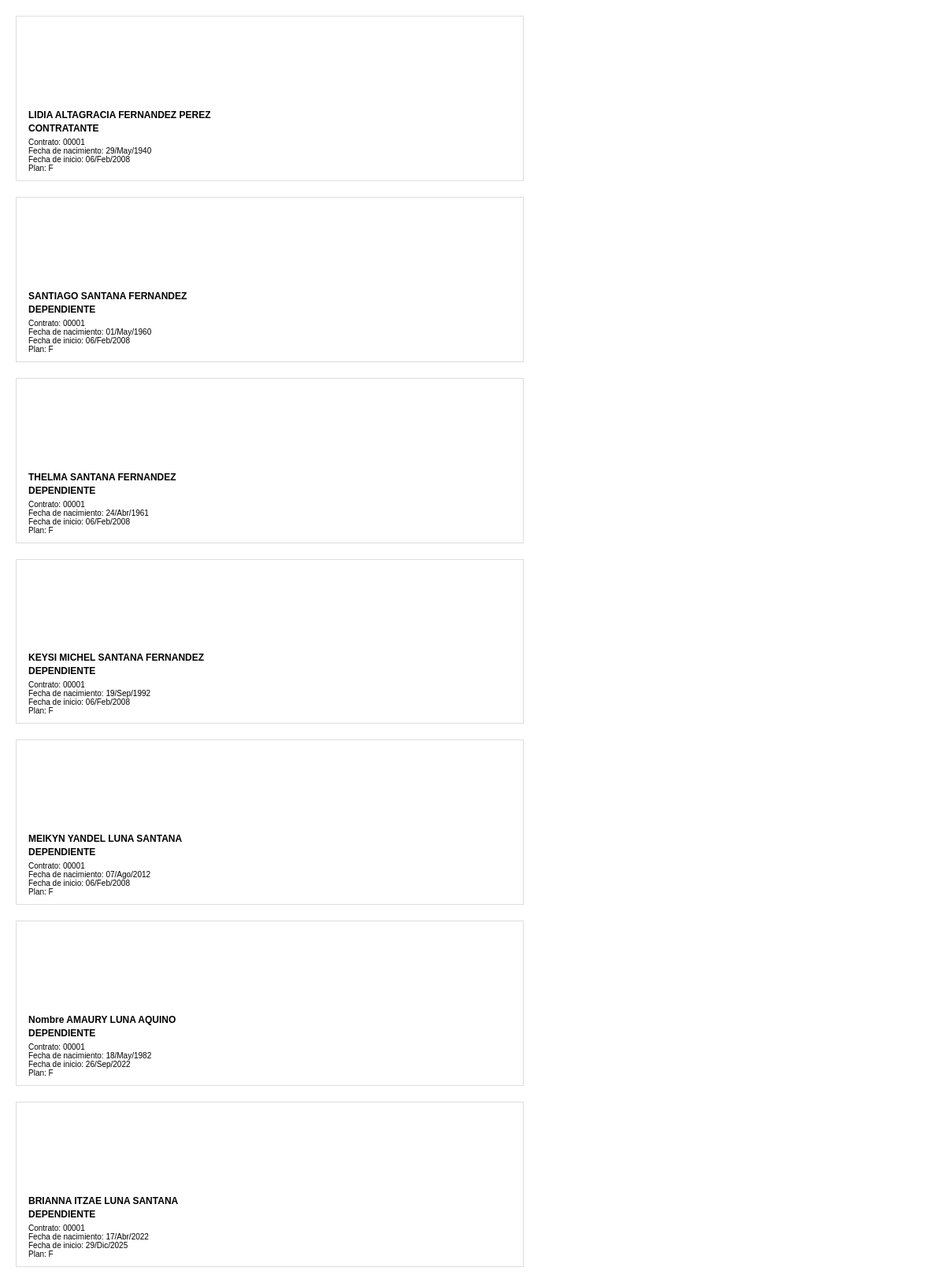
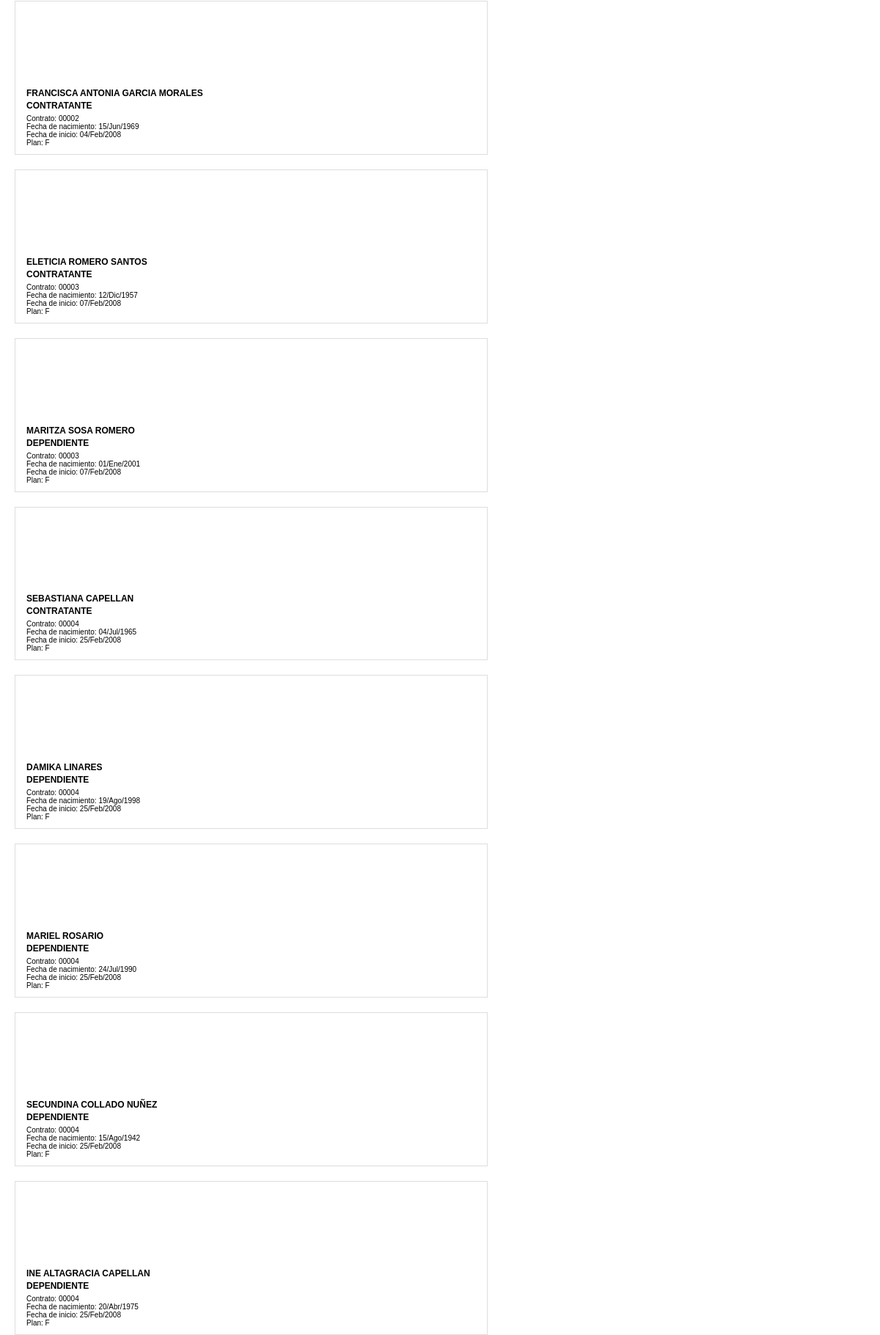
The app's page /imprimir_carnets.php (upper part) with its own data (2 pictures, top to bottom).
### tables this page shows
CREATE TABLE `contratos` (
  `id` int(11) NOT NULL,
  `numero_contrato` varchar(20) DEFAULT NULL,
  `cliente_id` int(11) NOT NULL,
  `plan_id` int(11) NOT NULL,
  `fecha_inicio` date NOT NULL,
  `fecha_fin` date DEFAULT NULL,
  `monto_mensual` decimal(10,2) NOT NULL,
  `monto_total` decimal(10,2) NOT NULL,
  `dia_cobro` int(11) NOT NULL,
  `estado` enum('activo','cancelado','suspendido') DEFAULT 'activo',
  `vendedor_id` int(11) DEFAULT NULL,
  `notas` text DEFAULT NULL,
  `created_at` timestamp NOT NULL DEFAULT current_timestamp(),
  `updated_at` timestamp NOT NULL DEFAULT current_timestamp() ON UPDATE current_timestamp()
);

CREATE TABLE `clientes` (
  `id` int(11) NOT NULL,
  `codigo` varchar(5) NOT NULL,
  `nombre` varchar(100) NOT NULL,
  `apellidos` varchar(100) NOT NULL,
  `cedula` varchar(13) NOT NULL,
  `telefono1` varchar(15) NOT NULL,
  `telefono2` varchar(15) DEFAULT NULL,
  `telefono3` varchar(15) DEFAULT NULL,
  `direccion` text NOT NULL,
  `email` varchar(100) NOT NULL,
  `fecha_nacimiento` date DEFAULT NULL,
  `fecha_registro` datetime NOT NULL,
  `estado` enum('activo','inactivo','suspendido') DEFAULT 'activo',
  `cobrador_id` int(11) NOT NULL,
  `vendedor_id` int(11) NOT NULL,
  `notas` text DEFAULT NULL,
  `created_at` timestamp NOT NULL DEFAULT current_timestamp(),
  `updated_at` timestamp NOT NULL DEFAULT current_timestamp() ON UPDATE current_timestamp()
);

CREATE TABLE `planes` (
  `id` int(11) NOT NULL,
  `codigo` varchar(20) DEFAULT NULL,
  `nombre` varchar(100) NOT NULL,
  `descripcion` text DEFAULT NULL,
  `precio_base` decimal(10,2) NOT NULL,
  `cobertura_maxima` decimal(10,2) DEFAULT NULL,
  `edad_minima` int(11) DEFAULT NULL,
  `edad_maxima` int(11) DEFAULT NULL,
  `periodo_carencia` int(11) DEFAULT NULL,
  `estado` enum('activo','inactivo') DEFAULT 'activo',
  `created_at` timestamp NOT NULL DEFAULT current_timestamp(),
  `updated_at` timestamp NOT NULL DEFAULT current_timestamp() ON UPDATE current_timestamp()
);

CREATE TABLE `dependientes` (
  `id` int(11) NOT NULL,
  `contrato_id` int(11) NOT NULL,
  `nombre` varchar(100) NOT NULL,
  `apellidos` varchar(100) NOT NULL,
  `relacion` varchar(50) NOT NULL,
  `fecha_nacimiento` date NOT NULL,
  `identificacion` varchar(20) NOT NULL,
  `telefono` varchar(15) DEFAULT NULL,
  `fecha_registro` date NOT NULL,
  `email` varchar(100) DEFAULT NULL,
  `plan_id` int(11) NOT NULL,
  `estado` enum('activo','inactivo') DEFAULT 'activo',
  `created_at` timestamp NOT NULL DEFAULT current_timestamp(),
  `updated_at` timestamp NOT NULL DEFAULT current_timestamp() ON UPDATE current_timestamp()
);

### imprimir_carnets.php (the view, shortened to what this page needs)
<?php
$servername = "localhost";
$username = "xygfyvca_disen";
$password = "*Camil7172*";
$dbname = "xygfyvca_disen";
$conn = new mysqli($servername, $username, $password, $dbname);
$search_query = isset($_GET['search']) ? $_GET['search'] : '';
$modo = isset($_GET['modo']) ? $_GET['modo'] : 'todos';
$selected_ids = [];
$sql_base = "
    SELECT
        c.id as contrato_id,
        c.numero_contrato,
        c.fecha_inicio,
        cl.id as cliente_id,
        cl.nombre as cliente_nombre,
        cl.apellidos as cliente_apellidos,
        cl.cedula,
        cl.codigo as cliente_codigo,
        cl.fecha_nacimiento as cliente_fecha_nacimiento,
        p.nombre as plan_nombre,
        d.id as dependiente_id,
        d.nombre as dependiente_nombre,
        d.apellidos as dependiente_apellidos,
        d.identificacion as dependiente_cedula,
        d.fecha_nacimiento as dependiente_fecha_nacimiento,
        d.fecha_registro as dependiente_fecha_registro
    FROM contratos c
    JOIN clientes cl ON c.cliente_id = cl.id
    JOIN planes p ON c.plan_id = p.id
    LEFT JOIN dependientes d ON c.id = d.contrato_id AND d.estado = 'activo'
    WHERE c.estado = 'activo'
";
if ($modo === 'todos') {
    $sql = $sql_base . " AND (c.numero_contrato LIKE ? OR cl.nombre LIKE ? OR cl.apellidos LIKE ? OR d.nombre LIKE ? OR d.apellidos LIKE ?)";
    $stmt = $conn->prepare($sql);
    $search_param = "%$search_query%";
    $stmt->bind_param("sssss", $search_param, $search_param, $search_param, $search_param, $search_param);
}
if (!$stmt->execute()) {
    die("Error al ejecutar la consulta: " . $stmt->error);
}
$result = $stmt->get_result();
$registros = $result->fetch_all(MYSQLI_ASSOC);
$carnets = [];
foreach ($registros as $row) {
    $contrato_id = $row['contrato_id'];
    $incluir_titular = $modo === 'todos' || in_array('T_' . $row['contrato_id'], $selected_ids);
    $incluir_dependiente = $row['dependiente_id'] && ($modo === 'todos' || in_array('D_' . $row['dependiente_id'], $selected_ids));
    if ($incluir_titular && !isset($carnets[$contrato_id])) {
        $carnets[$contrato_id] = [
            'titular' => $row,
            'dependientes' => []
        ];
    }
    if ($incluir_dependiente) {
        $carnets[$contrato_id]['dependientes'][] = $row;
    }
}
function formatearFecha($fecha) {
    $meses_es = [
        'Jan' => 'Ene',
        'Feb' => 'Feb',
        'Mar' => 'Mar',
        'Apr' => 'Abr',
        'May' => 'May',
        'Jun' => 'Jun',
        'Jul' => 'Jul',
        'Aug' => 'Ago',
        'Sep' => 'Sep',
        'Oct' => 'Oct',
        'Nov' => 'Nov',
        'Dec' => 'Dic'
    ];
    $fecha_formateada = date('d/M/Y', strtotime($fecha));
    foreach ($meses_es as $mes_en => $mes_es) {
        $fecha_formateada = str_replace($mes_en, $mes_es, $fecha_formateada);
    }
    return $fecha_formateada;
}
function generarCarnetHtml($datos, $es_titular) {
    $numero_contrato = $datos['numero_contrato'];
    if ($es_titular) {
        $fecha_inicio = formatearFecha($datos['fecha_inicio']);
    } else {
        if (!empty($datos['dependiente_fecha_registro']) && $datos['dependiente_fecha_registro'] !== '0000-00-00') {
            $fecha_inicio = formatearFecha($datos['dependiente_fecha_registro']);
        } else {
            $fecha_inicio = formatearFecha($datos['fecha_inicio']);
        }
    }
    $plan = $datos['plan_nombre'];
    if ($es_titular) {
        $nombre = $datos['cliente_nombre'] . ' ' . $datos['cliente_apellidos'];
        $tipo = 'CONTRATANTE';
        $fecha_nacimiento = formatearFecha($datos['cliente_fecha_nacimiento']);
    } else {
        $nombre = $datos['dependiente_nombre'] . ' ' . $datos['dependiente_apellidos'];
        $tipo = 'DEPENDIENTE';
        $fecha_nacimiento = formatearFecha($datos['dependiente_fecha_nacimiento']);
    }
    return '
    <div class="carnet">
        <div class="carnet-left">
            <div class="carnet-info">
                <div class="nombre">'.htmlspecialchars($nombre).'</div>
                <div class="tipo">'.htmlspecialchars($tipo).'</div>
                <div class="contrato">Contrato: '.htmlspecialchars($numero_contrato).'</div>
                <div class="fecha">Fecha de nacimiento: '.htmlspecialchars($fecha_nacimiento).'</div>
                <div class="fecha">Fecha de inicio: '.htmlspecialchars($fecha_inicio).'</div>
                <div class="plan">Plan: '.htmlspecialchars($plan).'</div>
            </div>
        </div>
        <div class="carnet-right"></div>
    </div>';
}
?>
<!DOCTYPE html>
<html>
<head>
</head>
<body>
    <div class="carnet-container">
        <?php
        if (empty($carnets)) {
            echo "<p>No se encontraron carnets para mostrar.</p>";
        } else {
            foreach ($carnets as $contrato_id => $data) {
                if (!empty($data['titular'])) {
                    echo generarCarnetHtml($data['titular'], true);
                }
                foreach ($data['dependientes'] as $dependiente) {
                    echo generarCarnetHtml($dependiente, false);
                }
            }
        }
        ?>
    </div>
</body>
</html>

### imprimir_carnets.php (style rules this page uses)
body { margin: 0; padding: 0; background: white; }
.carnet-container { display: flex; flex-wrap: wrap; gap: 20px; padding: 20px; }
.carnet { display: flex; width: 17cm; height: 5.5cm; position: relative; border: 1px solid #ddd; page-break-inside: avoid; }
.carnet-left { width: 50%; background-image: url('assets/carnets/Carnet1-cover.png'); background-size: cover; background-repeat: no-repeat; background-position: center; position: relative; }
.carnet-right { width: 50%; background-image: url('assets/carnets/Carnet2-cover.png'); background-size: cover; background-repeat: no-repeat; background-position: center; }
.carnet-info { position: absolute; bottom: 10px; left: 15px; color: black; font-family: Arial, sans-serif; }
.nombre { font-size: 12px; font-weight: bold; margin-bottom: 3px; }
.tipo { font-size: 12px; font-weight: bold; margin-bottom: 5px; }
.contrato, .fecha, .plan { font-size: 10px; }

### records on screen
contratos: cliente.apellidos "LIDIA ALTAGRACIA FERNANDEZ PEREZ", tipo "CONTRATANTE", numero_contrato "00001", cliente.fecha_nacimiento "29/May/1940", fecha_inicio "06/Feb/2008", plan.nombre "F", dependientes.nombre+apellidos "SANTIAGO SANTANA FERNANDEZ", tipo "DEPENDIENTE", dependientes.fecha_nacimiento "01/May/1960", dependientes.nombre+apellidos "THELMA SANTANA FERNANDEZ", dependientes.fecha_nacimiento "24/Abr/1961", dependientes.nombre+apellidos "KEYSI MICHEL SANTANA FERNANDEZ", dependientes.fecha_nacimiento "19/Sep/1992", dependientes.nombre+apellidos "MEIKYN YANDEL LUNA SANTANA", dependientes.fecha_nacimiento "07/Ago/2012", dependientes.nombre+apellidos "Nombre AMAURY LUNA AQUINO", dependientes.fecha_nacimiento "18/May/1982", dependientes.fecha_registro "26/Sep/2022", dependientes.nombre+apellidos "BRIANNA ITZAE LUNA SANTANA", dependientes.fecha_nacimiento "17/Abr/2022", dependientes.fecha_registro "29/Dic/2025"
contratos: cliente.apellidos "FRANCISCA ANTONIA GARCIA MORALES", tipo "CONTRATANTE", numero_contrato "00002", cliente.fecha_nacimiento "15/Jun/1969", fecha_inicio "04/Feb/2008", plan.nombre "F"
contratos: cliente.apellidos "ELETICIA ROMERO SANTOS", tipo "CONTRATANTE", numero_contrato "00003", cliente.fecha_nacimiento "12/Dic/1957", fecha_inicio "07/Feb/2008", plan.nombre "F", dependientes.nombre+apellidos "MARITZA SOSA ROMERO", tipo "DEPENDIENTE", dependientes.fecha_nacimiento "01/Ene/2001"
contratos: cliente.apellidos "SEBASTIANA CAPELLAN", tipo "CONTRATANTE", numero_contrato "00004", cliente.fecha_nacimiento "04/Jul/1965", fecha_inicio "25/Feb/2008", plan.nombre "F", dependientes.nombre+apellidos "DAMIKA LINARES", tipo "DEPENDIENTE", dependientes.fecha_nacimiento "19/Ago/1998", dependientes.nombre+apellidos "MARIEL ROSARIO", dependientes.fecha_nacimiento "24/Jul/1990", dependientes.nombre+apellidos "SECUNDINA COLLADO NUÑEZ", dependientes.fecha_nacimiento "15/Ago/1942", dependientes.nombre+apellidos "INE ALTAGRACIA CAPELLAN", dependientes.fecha_nacimiento "20/Abr/1975"
